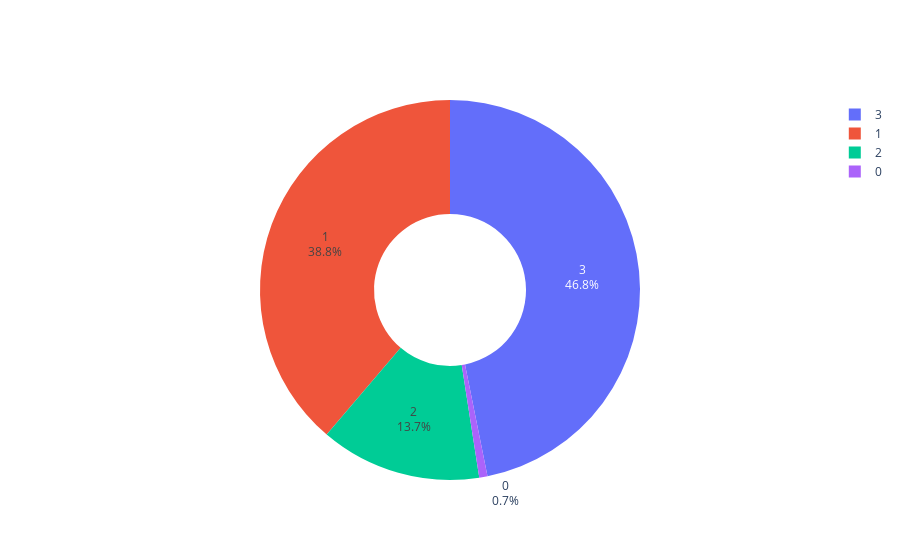

Notebook source saved alongside this figure:
### Code cell
import plotly.graph_objects as go
labels = list(yop.keys())
values = list(yop.values())

# Use `hole` to create a donut-like pie chart
fig = go.Figure(data=[go.Pie(labels=labels, values=values, hole=.4,text=list(yop.keys()))])
fig.show()

### Figure 1 — Plotly figure (JSON) as saved in the notebook; plotly's stock layout.template omitted (floating-point values rounded to 4 significant figures)
{"data": [{"hole": 0.4, "labels": [3, 1, 2, 0], "text": [3, 1, 2, 0], "type": "pie", "values": [1873, 1550, 548, 28]}], "layout": {}}
